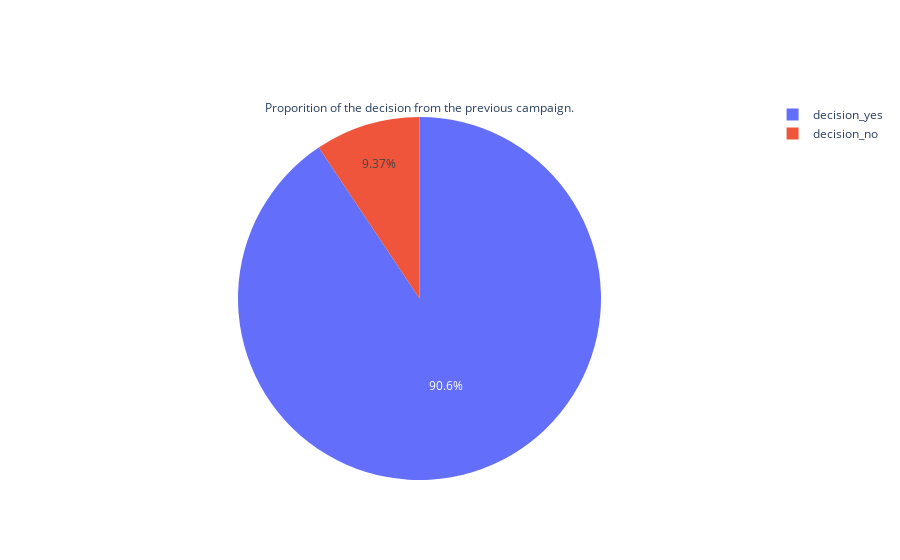

The notebook cell saved with this chart:
### Code cell
labels = ['decision_yes', 'decision_no']
values = [prev_yes.y.count(), prev_no.y.count()]

fig = go.Figure(data=[go.Pie(labels=labels, values=values, title="Proporition of the decision from the previous campaign.") ])
fig.show()

### Figure 1 — Plotly figure (JSON) as saved in the notebook; plotly's stock layout.template omitted (floating-point values rounded to 4 significant figures)
{"data": [{"labels": ["decision_yes", "decision_no"], "title": {"text": "Proporition of the decision from the previous campaign."}, "type": "pie", "values": [1373, 142]}], "layout": {"autosize": true}}
